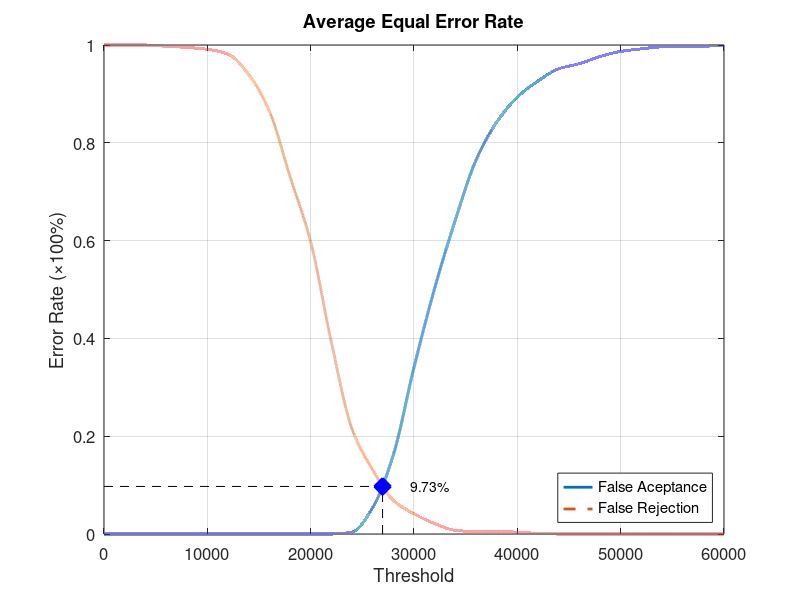
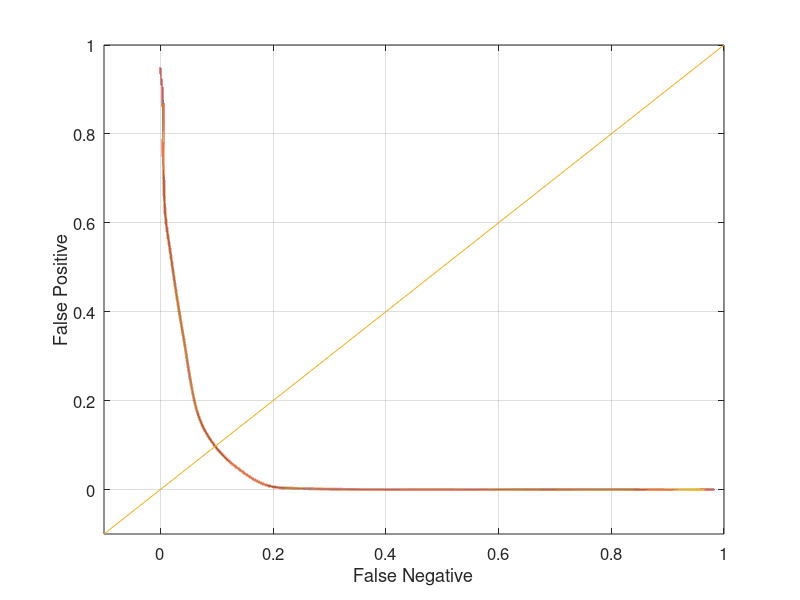

MATLAB code for these plots, in order:
function yEER = Experiment4Average
close all;
clear;
clc;
x = 0:2000:60000;
xq = 0:0.5:60000;

y0 = [0 0 0 0 0 0 0 0 0 0 0 0 0.00394737 0.0539474 0.161842 0.340789 0.502632 0.642105 0.764474 0.842105 0.893421 0.926316 0.951316 0.961842 0.976316 0.986842 0.992105 0.996053 0.996053 0.997368 1];
yy0 = interp1(x, y0, xq, 'pchip');
y1 = [1 1 1 0.9975 0.995 0.99125 0.98125 0.94 0.865 0.73125 0.5975 0.3925 0.215 0.13125 0.06875 0.04125 0.02125 0.0075 0.005 0.005 0.00375 0.00125 0 0 0 0 0 0 0 0 0];
yy1 = interp1(x, y1, xq, 'pchip');

% Calculating EER: 
y2 = abs(y0 - y1);
find(y2 == min(y2))
yy2 = abs(yy0 - yy1);
xEER = find(yy2 == min(yy2));
xEERIndex = xq(xEER) % X-axis EER
yEER = yy0(xEER) % Y-axis EER

main = figure
plot(xq, yy0,'-','LineWidth', 2);	hold on
plot(xq, yy1,'--','LineWidth', 2);	hold on
plot([xEERIndex xEERIndex], [0 yEER], 'k--');	hold on
plot([0 xEERIndex], [yEER yEER], 'k--');	hold on
plot(xEERIndex, yEER, 'bx', 'LineWidth', 10);	hold on
text(xEERIndex + 10 * xEERIndex / 100, yEER, [num2str(round((10000 * yEER)) / 100) '%'])
legend('False Aceptance', 'False Rejection', 'Location', 'SouthEast')
xlabel('Threshold')
ylabel('Error Rate (\times100%)')
title('Average Equal Error Rate')
set(gca, 'FontSize', 12)
axis([0 60000 0 1])
grid on

print(main, 'Experiment4AverageMain', '-dpng');
FNRxFPR = figure('Color', [1 1 1]);
plot(yy1, yy0, '-', yy1, yy0, 'LineWidth', 2);
hold on
y = -0.1:0.1:1
plot(y, y); 
set(gca, 'FontSize', 12)
xlabel('False Negative')
ylabel('False Positive')
axis([-0.1 1 -0.1 1])
set(gca, 'FontSize', 12)
grid on

print(FNRxFPR, 'Experiment4AverageFNRxFPR','-dpng');
end
